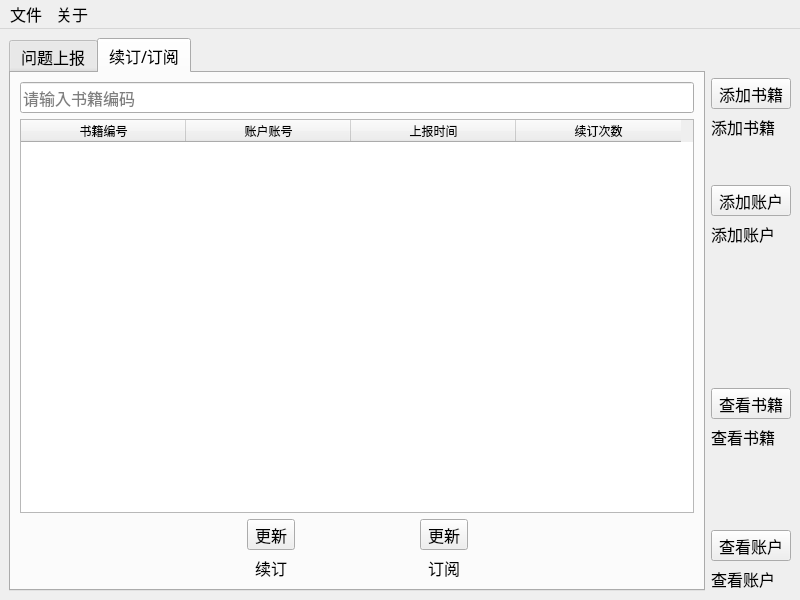
<?xml version="1.0" encoding="UTF-8"?>
<ui version="4.0">
 <class>MainWindow</class>
 <widget class="QMainWindow" name="MainWindow">
  <property name="geometry">
   <rect>
    <x>0</x>
    <y>0</y>
    <width>800</width>
    <height>600</height>
   </rect>
  </property>
  <property name="font">
   <font>
    <family>华文中宋</family>
    <pointsize>12</pointsize>
   </font>
  </property>
  <property name="windowTitle">
   <string>图书馆管理系统 --Yuzhii</string>
  </property>
  <property name="documentMode">
   <bool>false</bool>
  </property>
  <property name="tabShape">
   <enum>QTabWidget::Rounded</enum>
  </property>
  <widget class="QWidget" name="centralwidget">
   <layout class="QHBoxLayout" name="horizontalLayout">
    <item>
     <widget class="QTabWidget" name="tabWidget">
      <property name="toolTip">
       <string>&lt;html&gt;&lt;head/&gt;&lt;body&gt;&lt;p&gt;问题&lt;/p&gt;&lt;/body&gt;&lt;/html&gt;</string>
      </property>
      <property name="tabShape">
       <enum>QTabWidget::Rounded</enum>
      </property>
      <property name="currentIndex">
       <number>1</number>
      </property>
      <property name="elideMode">
       <enum>Qt::ElideLeft</enum>
      </property>
      <widget class="QWidget" name="tab">
       <attribute name="title">
        <string>问题上报</string>
       </attribute>
       <layout class="QVBoxLayout" name="verticalLayout_13">
        <item>
         <layout class="QVBoxLayout" name="verticalLayout_9">
          <item>
           <widget class="QWidget" name="horizontalWidget" native="true">
            <property name="font">
             <font>
              <family>Microsoft YaHei UI</family>
              <pointsize>16</pointsize>
             </font>
            </property>
            <property name="styleSheet">
             <string notr="true">QWidget {
	 border:2px solid rgb(0,0,0);
}</string>
            </property>
            <layout class="QHBoxLayout" name="horizontalLayout_2">
             <item>
              <widget class="QLineEdit" name="lineEdit_bookID">
               <property name="font">
                <font>
                 <family>Microsoft YaHei UI</family>
                 <pointsize>16</pointsize>
                </font>
               </property>
               <property name="placeholderText">
                <string>请输入书籍编号</string>
               </property>
              </widget>
             </item>
             <item>
              <spacer name="horizontalSpacer">
               <property name="orientation">
                <enum>Qt::Horizontal</enum>
               </property>
               <property name="sizeHint" stdset="0">
                <size>
                 <width>40</width>
                 <height>20</height>
                </size>
               </property>
              </spacer>
             </item>
             <item>
              <layout class="QVBoxLayout" name="verticalLayout_6">
               <item>
                <widget class="QLabel" name="label_bookName">
                 <property name="font">
                  <font>
                   <family>Microsoft YaHei UI</family>
                   <pointsize>12</pointsize>
                  </font>
                 </property>
                 <property name="text">
                  <string>书籍名称</string>
                 </property>
                </widget>
               </item>
               <item>
                <widget class="QLabel" name="label_bookAuthor">
                 <property name="font">
                  <font>
                   <family>Microsoft YaHei UI</family>
                   <pointsize>12</pointsize>
                  </font>
                 </property>
                 <property name="text">
                  <string>书籍作者</string>
                 </property>
                </widget>
               </item>
              </layout>
             </item>
            </layout>
           </widget>
          </item>
          <item>
           <widget class="QWidget" name="horizontalWidget_2" native="true">
            <property name="font">
             <font>
              <family>Microsoft YaHei UI</family>
              <pointsize>16</pointsize>
             </font>
            </property>
            <property name="styleSheet">
             <string notr="true">QWidget {
	 border:2px solid rgb(0,0,0);
}</string>
            </property>
            <layout class="QHBoxLayout" name="horizontalLayout_3">
             <item>
              <widget class="QLineEdit" name="lineEdit_accountID">
               <property name="font">
                <font>
                 <pointsize>16</pointsize>
                </font>
               </property>
               <property name="placeholderText">
                <string>请输入账号</string>
               </property>
              </widget>
             </item>
             <item>
              <spacer name="horizontalSpacer_2">
               <property name="orientation">
                <enum>Qt::Horizontal</enum>
               </property>
               <property name="sizeHint" stdset="0">
                <size>
                 <width>40</width>
                 <height>20</height>
                </size>
               </property>
              </spacer>
             </item>
             <item>
              <layout class="QVBoxLayout" name="verticalLayout_7">
               <item>
                <widget class="QLabel" name="label_accountName">
                 <property name="font">
                  <font>
                   <pointsize>12</pointsize>
                  </font>
                 </property>
                 <property name="text">
                  <string>账号名称</string>
                 </property>
                </widget>
               </item>
               <item>
                <widget class="QLabel" name="label_accountInfo">
                 <property name="font">
                  <font>
                   <pointsize>12</pointsize>
                  </font>
                 </property>
                 <property name="text">
                  <string>账号信息</string>
                 </property>
                </widget>
               </item>
              </layout>
             </item>
            </layout>
           </widget>
          </item>
          <item>
           <spacer name="verticalSpacer_5">
            <property name="orientation">
             <enum>Qt::Vertical</enum>
            </property>
            <property name="sizeHint" stdset="0">
             <size>
              <width>20</width>
              <height>40</height>
             </size>
            </property>
           </spacer>
          </item>
          <item>
           <layout class="QVBoxLayout" name="verticalLayout_8">
            <item>
             <layout class="QHBoxLayout" name="horizontalLayout_4">
              <item>
               <spacer name="horizontalSpacer_4">
                <property name="orientation">
                 <enum>Qt::Horizontal</enum>
                </property>
                <property name="sizeHint" stdset="0">
                 <size>
                  <width>40</width>
                  <height>20</height>
                 </size>
                </property>
               </spacer>
              </item>
              <item>
               <widget class="QToolButton" name="toolButton_issue">
                <property name="text">
                 <string>问题</string>
                </property>
                <property name="icon">
                 <iconset resource="../images/images.qrc">
                  <normaloff>:/images/error.svg</normaloff>:/images/error.svg</iconset>
                </property>
                <property name="iconSize">
                 <size>
                  <width>50</width>
                  <height>50</height>
                 </size>
                </property>
               </widget>
              </item>
              <item>
               <spacer name="horizontalSpacer_3">
                <property name="orientation">
                 <enum>Qt::Horizontal</enum>
                </property>
                <property name="sizeHint" stdset="0">
                 <size>
                  <width>40</width>
                  <height>20</height>
                 </size>
                </property>
               </spacer>
              </item>
             </layout>
            </item>
            <item>
             <layout class="QHBoxLayout" name="horizontalLayout_5">
              <item>
               <spacer name="horizontalSpacer_5">
                <property name="orientation">
                 <enum>Qt::Horizontal</enum>
                </property>
                <property name="sizeHint" stdset="0">
                 <size>
                  <width>40</width>
                  <height>20</height>
                 </size>
                </property>
               </spacer>
              </item>
              <item>
               <widget class="QLabel" name="label">
                <property name="text">
                 <string>上报问题</string>
                </property>
               </widget>
              </item>
              <item>
               <spacer name="horizontalSpacer_6">
                <property name="orientation">
                 <enum>Qt::Horizontal</enum>
                </property>
                <property name="sizeHint" stdset="0">
                 <size>
                  <width>40</width>
                  <height>20</height>
                 </size>
                </property>
               </spacer>
              </item>
             </layout>
            </item>
           </layout>
          </item>
         </layout>
        </item>
       </layout>
      </widget>
      <widget class="QWidget" name="tab_2">
       <attribute name="title">
        <string>续订/订阅</string>
       </attribute>
       <layout class="QVBoxLayout" name="verticalLayout_12">
        <item>
         <widget class="QLineEdit" name="lineEdit_submission">
          <property name="placeholderText">
           <string>请输入书籍编码</string>
          </property>
         </widget>
        </item>
        <item>
         <widget class="QTableWidget" name="tableWidget">
          <attribute name="horizontalHeaderCascadingSectionResizes">
           <bool>false</bool>
          </attribute>
          <attribute name="horizontalHeaderDefaultSectionSize">
           <number>165</number>
          </attribute>
          <column>
           <property name="text">
            <string>书籍编号</string>
           </property>
          </column>
          <column>
           <property name="text">
            <string>账户账号</string>
           </property>
          </column>
          <column>
           <property name="text">
            <string>上报时间</string>
           </property>
          </column>
          <column>
           <property name="text">
            <string>续订次数</string>
           </property>
          </column>
         </widget>
        </item>
        <item>
         <layout class="QHBoxLayout" name="horizontalLayout_10">
          <item>
           <spacer name="horizontalSpacer_15">
            <property name="orientation">
             <enum>Qt::Horizontal</enum>
            </property>
            <property name="sizeHint" stdset="0">
             <size>
              <width>40</width>
              <height>20</height>
             </size>
            </property>
           </spacer>
          </item>
          <item>
           <layout class="QVBoxLayout" name="verticalLayout_10">
            <item>
             <layout class="QHBoxLayout" name="horizontalLayout_7">
              <item>
               <spacer name="horizontalSpacer_8">
                <property name="orientation">
                 <enum>Qt::Horizontal</enum>
                </property>
                <property name="sizeHint" stdset="0">
                 <size>
                  <width>40</width>
                  <height>20</height>
                 </size>
                </property>
               </spacer>
              </item>
              <item>
               <widget class="QToolButton" name="toolButton_renew">
                <property name="text">
                 <string>更新</string>
                </property>
                <property name="icon">
                 <iconset resource="../images/images.qrc">
                  <normaloff>:/images/update.svg</normaloff>:/images/update.svg</iconset>
                </property>
                <property name="iconSize">
                 <size>
                  <width>50</width>
                  <height>50</height>
                 </size>
                </property>
               </widget>
              </item>
              <item>
               <spacer name="horizontalSpacer_9">
                <property name="orientation">
                 <enum>Qt::Horizontal</enum>
                </property>
                <property name="sizeHint" stdset="0">
                 <size>
                  <width>40</width>
                  <height>20</height>
                 </size>
                </property>
               </spacer>
              </item>
             </layout>
            </item>
            <item>
             <layout class="QHBoxLayout" name="horizontalLayout_6">
              <item>
               <spacer name="horizontalSpacer_7">
                <property name="orientation">
                 <enum>Qt::Horizontal</enum>
                </property>
                <property name="sizeHint" stdset="0">
                 <size>
                  <width>40</width>
                  <height>20</height>
                 </size>
                </property>
               </spacer>
              </item>
              <item>
               <widget class="QLabel" name="label_renew">
                <property name="text">
                 <string>续订</string>
                </property>
               </widget>
              </item>
              <item>
               <spacer name="horizontalSpacer_10">
                <property name="orientation">
                 <enum>Qt::Horizontal</enum>
                </property>
                <property name="sizeHint" stdset="0">
                 <size>
                  <width>40</width>
                  <height>20</height>
                 </size>
                </property>
               </spacer>
              </item>
             </layout>
            </item>
           </layout>
          </item>
          <item>
           <layout class="QVBoxLayout" name="verticalLayout_11">
            <item>
             <layout class="QHBoxLayout" name="horizontalLayout_8">
              <item>
               <spacer name="horizontalSpacer_11">
                <property name="orientation">
                 <enum>Qt::Horizontal</enum>
                </property>
                <property name="sizeHint" stdset="0">
                 <size>
                  <width>40</width>
                  <height>20</height>
                 </size>
                </property>
               </spacer>
              </item>
              <item>
               <widget class="QToolButton" name="toolButton_submit">
                <property name="text">
                 <string>更新</string>
                </property>
                <property name="icon">
                 <iconset resource="../images/images.qrc">
                  <normaloff>:/images/submit.svg</normaloff>:/images/submit.svg</iconset>
                </property>
                <property name="iconSize">
                 <size>
                  <width>50</width>
                  <height>50</height>
                 </size>
                </property>
               </widget>
              </item>
              <item>
               <spacer name="horizontalSpacer_12">
                <property name="orientation">
                 <enum>Qt::Horizontal</enum>
                </property>
                <property name="sizeHint" stdset="0">
                 <size>
                  <width>40</width>
                  <height>20</height>
                 </size>
                </property>
               </spacer>
              </item>
             </layout>
            </item>
            <item>
             <layout class="QHBoxLayout" name="horizontalLayout_9">
              <item>
               <spacer name="horizontalSpacer_13">
                <property name="orientation">
                 <enum>Qt::Horizontal</enum>
                </property>
                <property name="sizeHint" stdset="0">
                 <size>
                  <width>40</width>
                  <height>20</height>
                 </size>
                </property>
               </spacer>
              </item>
              <item>
               <widget class="QLabel" name="label_submit">
                <property name="text">
                 <string>订阅</string>
                </property>
               </widget>
              </item>
              <item>
               <spacer name="horizontalSpacer_14">
                <property name="orientation">
                 <enum>Qt::Horizontal</enum>
                </property>
                <property name="sizeHint" stdset="0">
                 <size>
                  <width>40</width>
                  <height>20</height>
                 </size>
                </property>
               </spacer>
              </item>
             </layout>
            </item>
           </layout>
          </item>
          <item>
           <spacer name="horizontalSpacer_16">
            <property name="orientation">
             <enum>Qt::Horizontal</enum>
            </property>
            <property name="sizeHint" stdset="0">
             <size>
              <width>40</width>
              <height>20</height>
             </size>
            </property>
           </spacer>
          </item>
         </layout>
        </item>
       </layout>
      </widget>
     </widget>
    </item>
    <item>
     <layout class="QVBoxLayout" name="verticalLayout_5">
      <item>
       <layout class="QVBoxLayout" name="verticalLayout">
        <item>
         <spacer name="verticalSpacer_4">
          <property name="orientation">
           <enum>Qt::Vertical</enum>
          </property>
          <property name="sizeHint" stdset="0">
           <size>
            <width>20</width>
            <height>40</height>
           </size>
          </property>
         </spacer>
        </item>
        <item>
         <widget class="QToolButton" name="toolButton_addBook">
          <property name="text">
           <string>添加书籍</string>
          </property>
          <property name="icon">
           <iconset resource="../images/images.qrc">
            <normaloff>:/images/add.svg</normaloff>:/images/add.svg</iconset>
          </property>
          <property name="iconSize">
           <size>
            <width>68</width>
            <height>68</height>
           </size>
          </property>
         </widget>
        </item>
        <item>
         <widget class="QLabel" name="label_addBook">
          <property name="text">
           <string>添加书籍</string>
          </property>
         </widget>
        </item>
        <item>
         <spacer name="verticalSpacer">
          <property name="orientation">
           <enum>Qt::Vertical</enum>
          </property>
          <property name="sizeHint" stdset="0">
           <size>
            <width>20</width>
            <height>40</height>
           </size>
          </property>
         </spacer>
        </item>
       </layout>
      </item>
      <item>
       <layout class="QVBoxLayout" name="verticalLayout_2">
        <item>
         <widget class="QToolButton" name="toolButton_addAccount">
          <property name="text">
           <string>添加账户</string>
          </property>
          <property name="icon">
           <iconset resource="../images/images.qrc">
            <normaloff>:/images/account.svg</normaloff>:/images/account.svg</iconset>
          </property>
          <property name="iconSize">
           <size>
            <width>68</width>
            <height>68</height>
           </size>
          </property>
         </widget>
        </item>
        <item>
         <widget class="QLabel" name="label_addAccount">
          <property name="text">
           <string>添加账户</string>
          </property>
         </widget>
        </item>
       </layout>
      </item>
      <item>
       <spacer name="verticalSpacer_2">
        <property name="orientation">
         <enum>Qt::Vertical</enum>
        </property>
        <property name="sizeHint" stdset="0">
         <size>
          <width>20</width>
          <height>40</height>
         </size>
        </property>
       </spacer>
      </item>
      <item>
       <layout class="QVBoxLayout" name="verticalLayout_3">
        <item>
         <widget class="QToolButton" name="toolButton_viewBook">
          <property name="text">
           <string>查看书籍</string>
          </property>
          <property name="icon">
           <iconset resource="../images/images.qrc">
            <normaloff>:/images/book.svg</normaloff>:/images/book.svg</iconset>
          </property>
          <property name="iconSize">
           <size>
            <width>68</width>
            <height>68</height>
           </size>
          </property>
         </widget>
        </item>
        <item>
         <widget class="QLabel" name="label_viewBook">
          <property name="text">
           <string>查看书籍</string>
          </property>
         </widget>
        </item>
        <item>
         <spacer name="verticalSpacer_3">
          <property name="orientation">
           <enum>Qt::Vertical</enum>
          </property>
          <property name="sizeHint" stdset="0">
           <size>
            <width>20</width>
            <height>40</height>
           </size>
          </property>
         </spacer>
        </item>
       </layout>
      </item>
      <item>
       <layout class="QVBoxLayout" name="verticalLayout_4">
        <item>
         <widget class="QToolButton" name="toolButton_viewAccount">
          <property name="text">
           <string>查看账户</string>
          </property>
          <property name="icon">
           <iconset resource="../images/images.qrc">
            <normaloff>:/images/view.svg</normaloff>:/images/view.svg</iconset>
          </property>
          <property name="iconSize">
           <size>
            <width>68</width>
            <height>68</height>
           </size>
          </property>
         </widget>
        </item>
        <item>
         <widget class="QLabel" name="label_viewAccount">
          <property name="text">
           <string>查看账户</string>
          </property>
         </widget>
        </item>
       </layout>
      </item>
     </layout>
    </item>
   </layout>
  </widget>
  <widget class="QMenuBar" name="menuBar">
   <property name="geometry">
    <rect>
     <x>0</x>
     <y>0</y>
     <width>800</width>
     <height>25</height>
    </rect>
   </property>
   <widget class="QMenu" name="menuFiles">
    <property name="title">
     <string>文件</string>
    </property>
    <addaction name="action_exit"/>
    <addaction name="separator"/>
    <addaction name="action_importDB"/>
    <addaction name="action_exportDB"/>
   </widget>
   <widget class="QMenu" name="menuAbout">
    <property name="title">
     <string>关于</string>
    </property>
    <addaction name="actionabout"/>
    <addaction name="separator"/>
    <addaction name="action_help"/>
   </widget>
   <addaction name="menuFiles"/>
   <addaction name="menuAbout"/>
  </widget>
  <action name="action_exit">
   <property name="text">
    <string>退出</string>
   </property>
   <property name="shortcut">
    <string>Ctrl+X</string>
   </property>
  </action>
  <action name="actionabout">
   <property name="text">
    <string>关于应用</string>
   </property>
  </action>
  <action name="action_importDB">
   <property name="text">
    <string>导入数据</string>
   </property>
  </action>
  <action name="action_exportDB">
   <property name="text">
    <string>导出数据</string>
   </property>
  </action>
  <action name="action_help">
   <property name="text">
    <string>帮助</string>
   </property>
  </action>
 </widget>
 <resources>
  <include location="../images/images.qrc"/>
 </resources>
 <connections/>
</ui>
